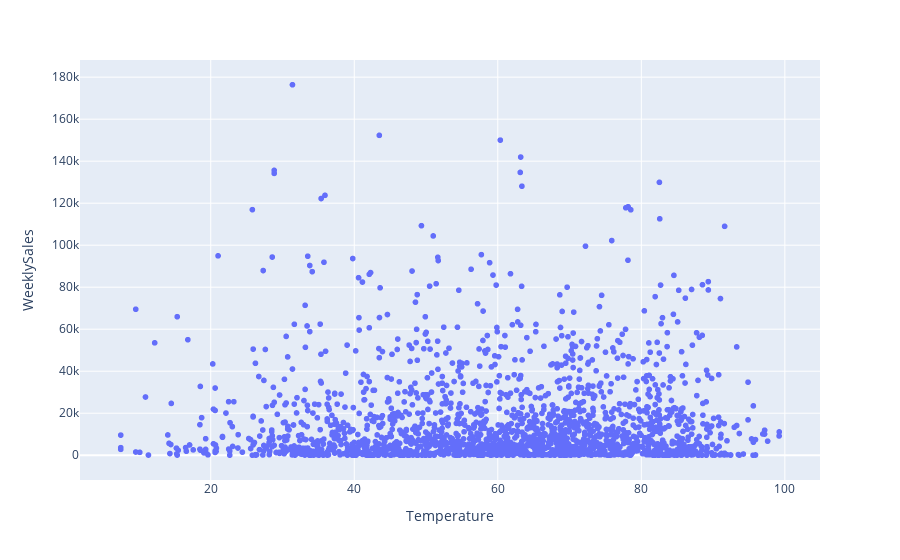

Notebook source saved alongside this figure:
### Markdown cell above
## Visualisierung

### Code cell
# Temperatur zu Sales
df_viz = df.sample(2000)    # Reduktion des Datenumfangs für die Visualisierung
px.scatter(df_viz, x='Temperature', y='WeeklySales')

### Figure 1 — Plotly figure (JSON) as saved in the notebook; plotly's stock layout.template omitted (floating-point values rounded to 4 significant figures; data arrays with more than 128 entries replaced by an {"elided": "..."} marker saying what was removed)
{"data": [{"hovertemplate": "Temperature=%{x}<br>WeeklySales=%{y}<extra></extra>", "legendgroup": "", "marker": {"color": "#636efa", "symbol": "circle"}, "mode": "markers", "name": "", "showlegend": false, "type": "scattergl", "x": {"elided": "2000 float values"}, "xaxis": "x", "y": {"elided": "2000 float values"}, "yaxis": "y"}], "layout": {"legend": {"tracegroupgap": 0}, "margin": {"t": 60}, "xaxis": {"anchor": "y", "domain": [0, 1], "title": {"text": "Temperature"}}, "yaxis": {"anchor": "x", "domain": [0, 1], "title": {"text": "WeeklySales"}}}}
